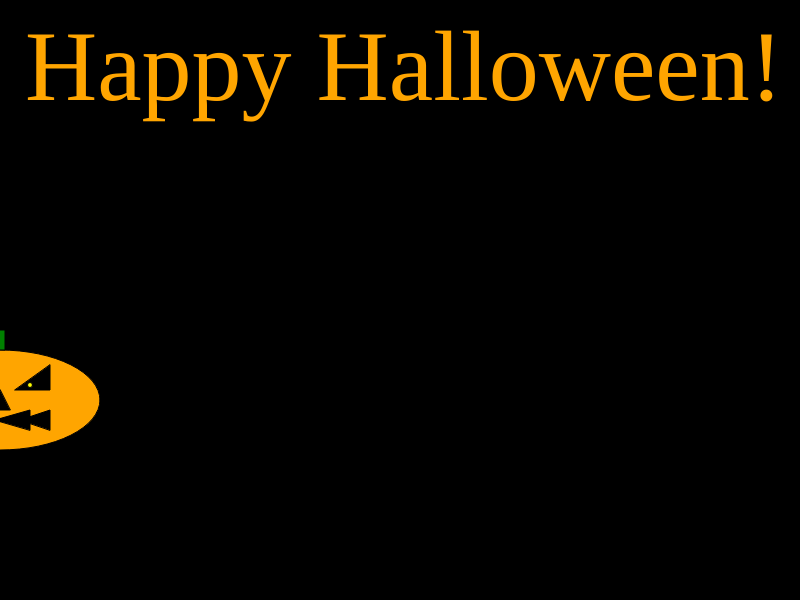
Frame 1 (no input)
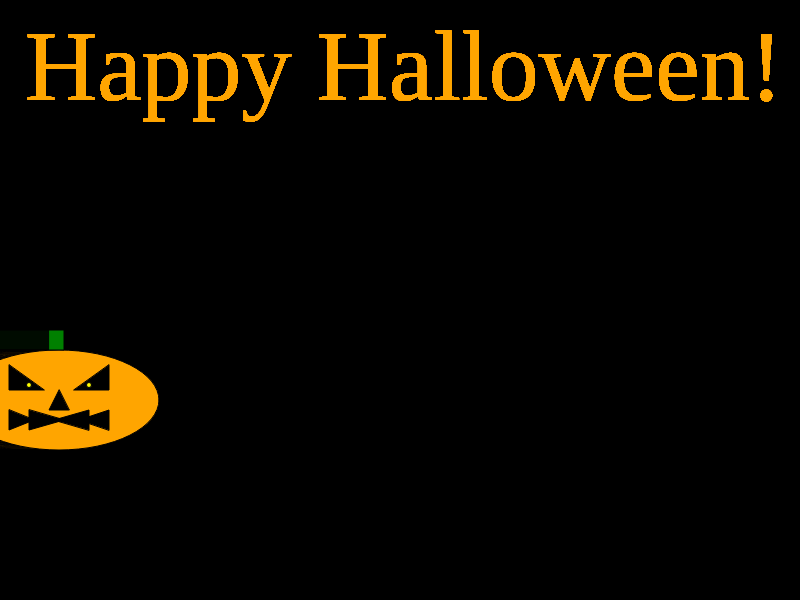
Frame 60 (no input)
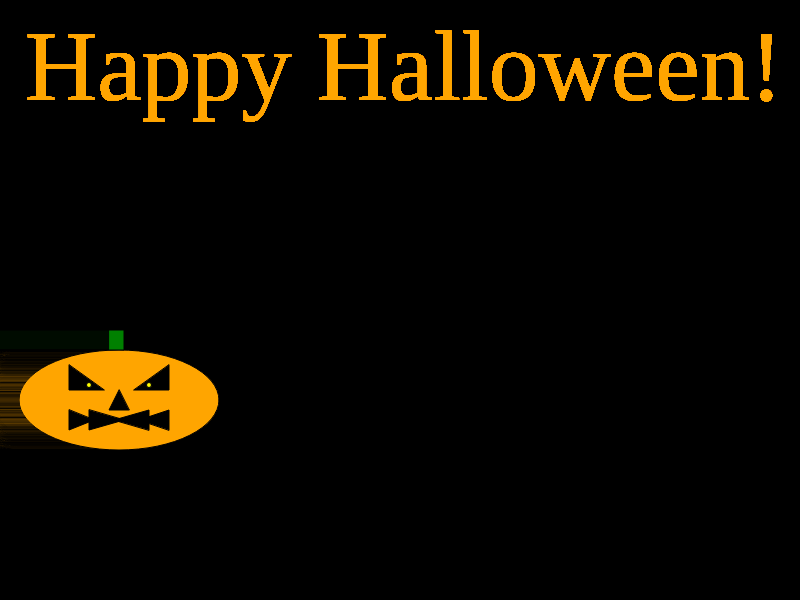
Frame 120 (the mouse pressed at the canvas centre since frame 60)

The p5.js sketch that drew these frames (run headless with seeded random() and noise() and a simulated clock; from frame 60 on, the mouse is pressed at the canvas centre):

// p5.js sketch
// ── sketch.js
// defining pumpkin variables
let windowWidth = 800;
let x = -400
let y = 0

// we can then assign qualities to the object


 function setup (){
   createCanvas( windowWidth, 600);
   background ('black');

 }

function draw() {


//happy halloween text
  fill('orange');
  textSize(100);
  textFont('Calder');
  text('Happy Halloween!', 25, 100);


// translate the canvas to center being 0
translate (400, 400); //0 is now the center of the canvas

//now making the head

push();
fill('orange');
ellipse(x, y, 200, 100); //base of the head

fill('black');
//eyes
triangle(x-50, y-35, x-50, y-10, x-15, y-10); // left eye
triangle(x+50, y-35, x+50, y-10, x+15, y-10); //right eye
triangle(x, y-10, x-10, y+10, x+10, y+10); // nose

//mouth

triangle(x-50, y+10, x-50, y+30, x-25, y+20); //first triangle left of mouth
triangle(x-30, y+10, x-30, y+30, x+5, y+20); //second triangle left of mouth
triangle(x-5, y+20, x+30, y+10, x+30, y+30); //first triangle right of mouth
triangle(x+20, y+20, x+50, y+10, x+50, y+30); // second triangle right of mouth

// the stem
fill('green'); //making stem green
rect(x-10, y-70, 15, 20);

fill('yellow'); //eye pupils
ellipse(x-30, y-15, 5, 5); //left pupil
ellipse(x+30, y-15, 5, 5); //right pupil
pop();

//this makes the pumpkin move across the screen
x=x+1

// this lets the pumpkin return and loop
if (x > 700) {
  x = -350
}
}
